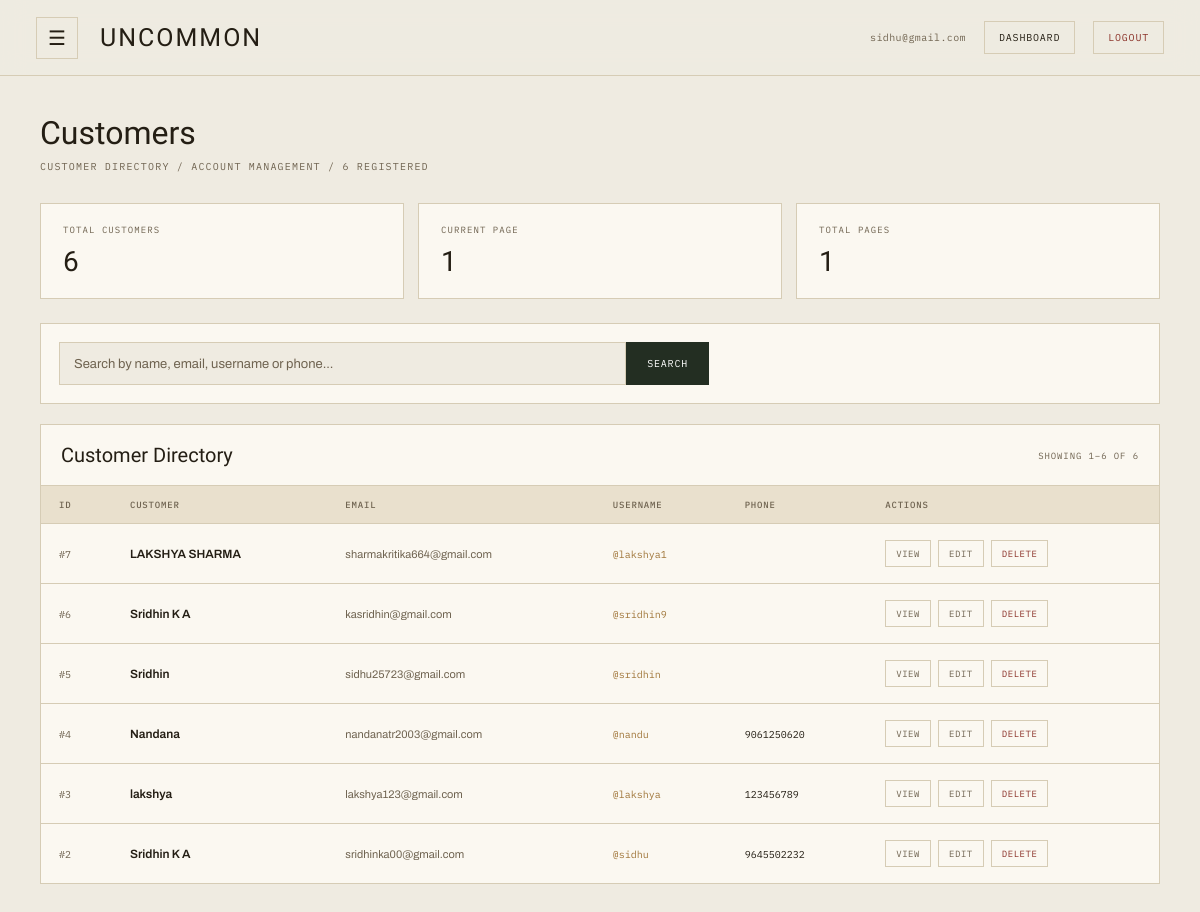
The app's page /admin_panel/customers/ (signed in) with its own data.
### admin_panel/models.py (models this page shows, shortened)
class Admin(models.Model):
    email = models.EmailField(unique=True)
    password = models.CharField(max_length=255)

### customer/models.py (models this page shows, shortened)
class Customer(models.Model):
    name = models.CharField(max_length=100)
    email = models.EmailField(unique=True)
    phone = models.CharField(max_length=20)
    username = models.CharField(max_length=100, unique=True)
    password = models.CharField(max_length=255)

### admin_panel/views.py (the view, shortened to what this page needs)
# urls.py: path('customers/', view_customers, name='view_customers'),
def view_customers(request):
    if 'admin' not in request.session:
        return redirect('home')
    admin = get_object_or_404(
        Admin,
        id=request.session['admin']
    )
    customers = Customer.objects.all().order_by('-id')
    search = request.GET.get('search', '').strip()
    total_customers = Customer.objects.count()
    paginator = Paginator(customers, 10)
    page_obj = paginator.get_page(
        request.GET.get('page')
    )
    return render(
        request,
        'admin_panel/customers.html',
        {
            'admin': admin,
            'page_obj': page_obj,
            'search': search,
            'total_customers': total_customers,
        }
    )

### templates/admin_panel/customers.html (shortened to what this page needs)
{% load static %}
<!DOCTYPE html>
<html lang="en">
<head>
</head>
<body>
<header class="topbar">
    <div class="topbar-left">
        <button class="menu-btn" id="menuBtn">
            ☰
        </button>
        <a href="{% url 'admin_index' %}" class="brand">
            UNCOMMON
        </a>
    </div>
    <div class="topbar-right">
        <span class="admin-email">
            {{ admin.email }}
        </span>
        <a href="{% url 'admin_index' %}" class="dashboard-link">
            Dashboard
        </a>
        <a href="{% url 'admin_logout' %}" class="logout-link">
            Logout
        </a>
    </div>
</header>
<main>
    <section class="page-header">
        <h1 class="page-title">
            Customers
        </h1>
        <p class="page-subtitle">
            Customer directory / Account management / {{ total_customers }} registered
        </p>
    </section>
    <section class="stats-grid">
        <div class="stat-card">
            <div class="stat-label">
                Total Customers
            </div>
            <div class="stat-value">
                {{ total_customers }}
            </div>
        </div>
        <div class="stat-card">
            <div class="stat-label">
                Current Page
            </div>
            <div class="stat-value">
                {{ page_obj.number }}
            </div>
        </div>
        <div class="stat-card">
            <div class="stat-label">
                Total Pages
            </div>
            <div class="stat-value">
                {{ page_obj.paginator.num_pages }}
            </div>
        </div>
    </section>
    <section class="control-panel">
        <div class="control-row">
            <form method="GET"
                  action="{% url 'view_customers' %}"
                  class="search-form">
                <input
                    type="text"
                    name="search"
                    class="search-input"
                    placeholder="Search by name, email, username or phone..."
                    value="{{ search }}"
                >
                <button type="submit" class="search-btn">
                    Search
                </button>
            </form>
        </div>
    </section>
    <section class="table-card">
        <div class="table-header">
            <div class="table-heading">
                Customer Directory
            </div>
            <div class="table-count">
                {% if page_obj %}
                    Showing {{ page_obj.start_index }}–{{ page_obj.end_index }}
                    of {{ page_obj.paginator.count }}
                {% else %}
                    0 customers
                {% endif %}
            </div>
        </div>
        {% if page_obj.object_list %}
            <div class="table-wrapper">
                <table>
                    <thead>
                        <tr>
                            <th>ID</th>
                            <th>Customer</th>
                            <th>Email</th>
                            <th>Username</th>
                            <th>Phone</th>
                            <th>Actions</th>
                        </tr>
                    </thead>
                    <tbody>
                        {% for customer in page_obj %}
                            <tr>
                                <td>
                                    <span class="customer-id">
                                        #{{ customer.id }}
                                    </span>
                                </td>
                                <td>
                                    <div class="customer-name">
                                        {{ customer.name }}
                                    </div>
                                </td>
                                <td>
                                    <div class="customer-email">
                                        {{ customer.email }}
                                    </div>
                                </td>
                                <td>
                                    <span class="username">
                                        @{{ customer.username }}
                                    </span>
                                </td>
                                <td>
                                    <span class="phone">
                                        {{ customer.phone }}
                                    </span>
                                </td>
                                <td>
                                    <div class="action-group">
                                        <button
                                            type="button"
                                            class="action-btn view-btn"
                                            data-name="{{ customer.name }}"
                                            data-email="{{ customer.email }}"
                                            data-username="{{ customer.username }}"
                                            data-phone="{{ customer.phone }}"
                                            data-id="{{ customer.id }}"
                                            onclick="openViewModal(this)"
                                        >
                                            View
                                        </button>
                                        <button
                                            type="button"
                                            class="action-btn edit-btn"
                                            data-url="{% url 'edit_customer' customer.id %}"
                                            data-name="{{ customer.name }}"
                                            data-email="{{ customer.email }}"
                                            data-username="{{ customer.username }}"
                                            data-phone="{{ customer.phone }}"
                                            onclick="openEditModal(this)"
                                        >
                                            Edit
                                        </button>
                                        <button
                                            type="button"
                                            class="action-btn delete-btn"
                                            data-url="{% url 'delete_customer' customer.id %}"
                                            data-name="{{ customer.name }}"
                                            onclick="openDeleteModal(this)"
                                        >
                                            Delete
                                        </button>
                                    </div>
                                </td>
                            </tr>
                        {% endfor %}
                    </tbody>
                </table>
            </div>
        {% endif %}
    </section>
</main>
</body>
</html>

### records on screen
Admin: email "sidhu@gmail.com"
Customer: id "7", name "LAKSHYA SHARMA", email "sharmakritika664@gmail.com", username "lakshya1"
Customer: id "6", name "Sridhin K A", email "kasridhin@gmail.com", username "sridhin9"
Customer: id "5", name "Sridhin", email "sidhu25723@gmail.com", username "sridhin"
Customer: id "4", name "Nandana", email "nandanatr2003@gmail.com", username "nandu", phone "9061250620"
Customer: id "3", name "lakshya", email "lakshya123@gmail.com", username "lakshya", phone "123456789"
Customer: id "2", name "Sridhin K A", email "sridhinka00@gmail.com", username "sidhu", phone "9645502232"

### other values on screen
{{ total_customers }} "6"
{{ page_obj.number }} "1"
{{ page_obj.paginator.num_pages }} "1"
{{ page_obj.start_index }} "1"
{{ page_obj.end_index }} "6"
{{ page_obj.paginator.count }} "6"
